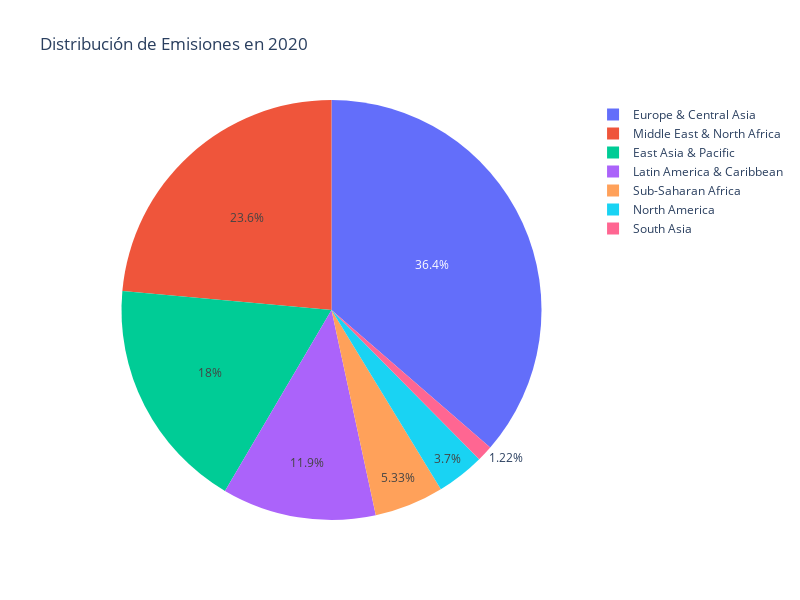

This figure's notebook cell:
### Code cell
anio_seleccionado = '2020'
df_anio = df[['Region', anio_seleccionado]]
df_anio_sorted = df_anio.sort_values(by=anio_seleccionado, ascending=False)

# Crea el gráfico de torta con Plotly
fig = px.pie(df_anio_sorted, values=anio_seleccionado, names='Region',
             title=f'Distribución de Emisiones en {anio_seleccionado}', width=800, height=600)
fig.show()

### Figure 1 — Plotly figure (JSON) as saved in the notebook; plotly's stock layout.template omitted (floating-point values rounded to 4 significant figures; data arrays with more than 128 entries replaced by an {"elided": "..."} marker saying what was removed)
{"data": [{"domain": {"x": [0, 1], "y": [0, 1]}, "hovertemplate": "Region=%{label}<br>2020=%{value}<extra></extra>", "labels": {"elided": "189 str values"}, "legendgroup": "", "name": "", "showlegend": true, "type": "pie", "values": {"elided": "189 float values"}}], "layout": {"height": 600, "legend": {"tracegroupgap": 0}, "title": {"text": "Distribución de Emisiones en 2020"}, "width": 800}}
